Frame 1 (no input): blank canvas, image omitted
Frame 60 (the mouse pressed at the canvas centre just before this capture): blank canvas, image omitted
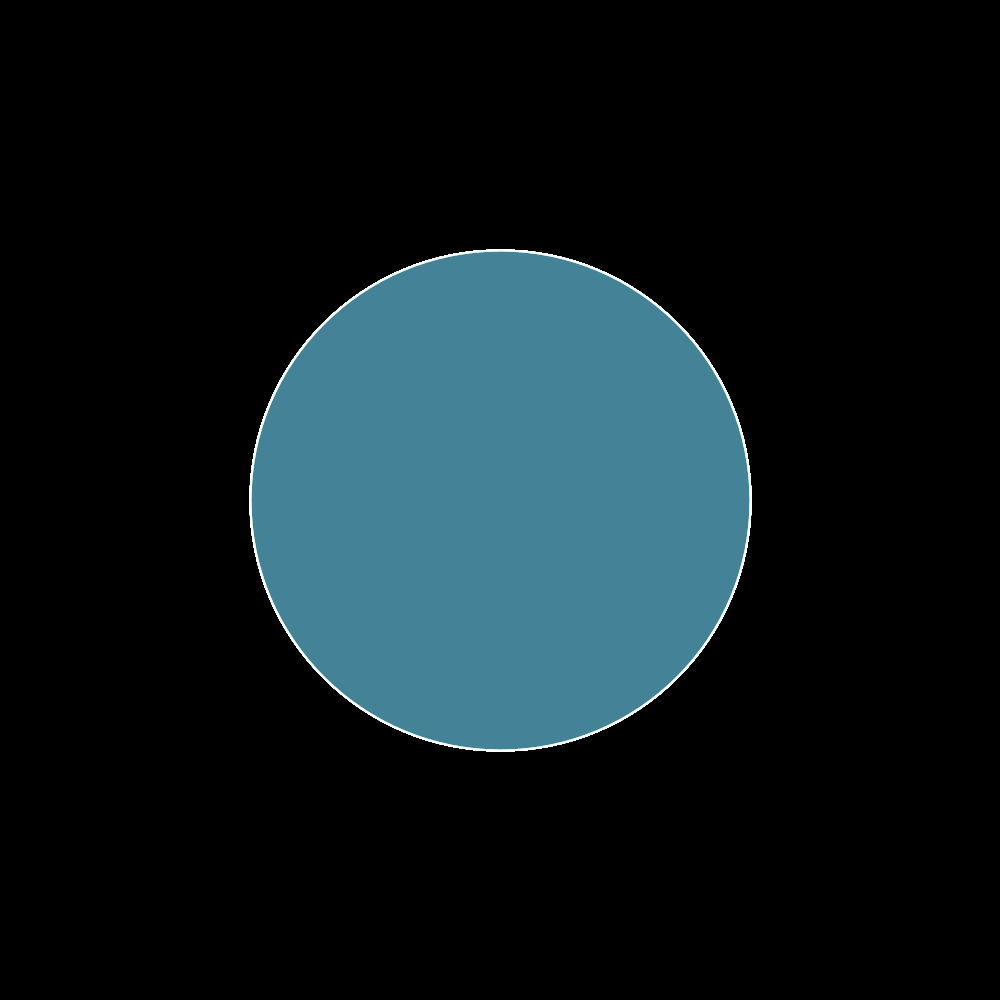
Frame 120 (the mouse held since frame 60 and released just before this capture)

The Processing sketch whose frames 1 and 60 were blank and that drew this single picture after the mouse press (run headless with seeded random() and noise(); from frame 60 on, the mouse is pressed at the canvas centre):

// Processing sketch: processing_135256
// ── processing_135256.pde

int raton = 10;
void setup() {
noCursor();
background(0);
size(1000,1000);}
void draw() { 
stroke(255);
strokeWeight(2);
ellipse(mouseY, mouseX,mouseX,mouseY);
fill(random(255),random(255),random(255),random(255));}
void mousePressed(){ 
background(6);}
void mouseDragged(){ 
  float aleatorioX= random(90,40);
  float aleatorioY= random(50,580);
  float tamano= random(92,50);
rect(mouseX+aleatorioX,mouseY+aleatorioY,tamano,tamano);
line(mouseY, mouseX,mouseX,pmouseY);}
